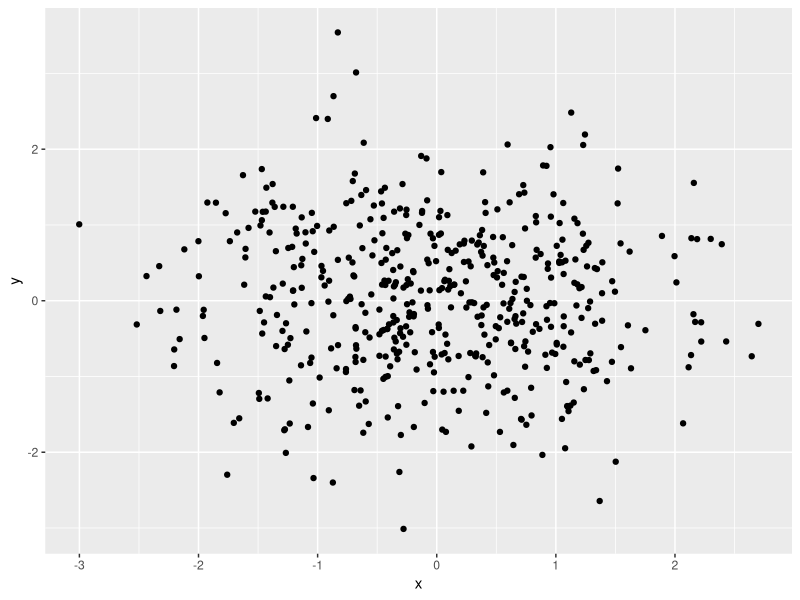

Here is the R script that generated this plot:
## ---- chunk 1
library(tidyverse)
set.seed(1)
# Question: Is this set.seed() here necessary?
# Question: Can I just get any character/factor vector? Or something else is required?
Part1Question1 = tibble(
  x = rnorm(8),
  y = x > 0,
  z = c("rnorm1", "rnorm2", "rnorm3", "rnorm4", "rnorm5", "rnorm6", "rnorm7", "rnorm8"),
  a = factor(c("level1", "level2","level3", "level1", "level2", "level3", "level1", "level2")))

# Question: Is this correct and am I on the right track?

# Now take the mean of each vector in the data frame.

mean_x = mean(pull(Part1Question1, x))
mean_y = mean(pull(Part1Question1, y))
mean_z = mean(pull(Part1Question1, z))
mean_a = mean(pull(Part1Question1, a))

## ---- chunk 2

# Now use the as.numeric function.
# Show the chuck but not the output.

 # Question: How do I keep both the name of the code chuck and the command together?
 # Question: What if I want to only hide the result of as.numeric part?
########################
# separate this part to hide the result but show the code chuck.

numeric_y = as.numeric(pull(Part1Question1, y)) 
numeric_z = as.numeric(pull(Part1Question1, z))
numeric_a = as.numeric(pull(Part1Question1, a))

## ---- chunk 3


numeric_y_1 = numeric_y * pull(Part1Question1, x)
    # Question: What do the question mean by random sample by the result?
factor_y = as.factor(pull(Part1Question1, y))

####### ATTENTION #########
factor_y_1 = factor_y * pull(Part1Question1, x)
###########################

numeric_y_2 = as.numeric(factor_y_1)
numeric_y_3 = numeric_y_2 * pull(Part1Question1, x)

## ---- chunk 4

set.seed(10)
# Question: Do I need another set.seed()?
# If I have a set.seed() here will it make x and y the same outputs?

Question2 = tibble(
  x = rnorm(500),
  y = rnorm(500),
  z = x + y > 1,
  a = as.numeric(z),
  b = as.factor(z))

# Dataframe created.

## ---- chunk 5
# Question: How do I find proportion?

# When I used prop.table(table(pull(Question2, z)))
# Here the error message is :
  ### Error in table(Question2, z): object 'z' not found Calls: <Anonymous> ... withVisible -> eval -> eval -> prop.table -> pull -> table Execution halted
# However, this updated version does run, but gave me two numbers in return but this should be one only.
# WHY????

# Scatterplot:
## Question: Does this mean y vs x? OR x vs y?
## Question: Can I directly use x and y in this ggplot function?
ggplot(Question2, aes(x = x, y = y)) + geom_point()

#####
# What is "color points using the logical variable (adding color = ... inside of aes in your ggplot code should help). Make a second and third scatterplot that color points using the numeric and factor variables, respectively, and comment on the color scales."
# What is "Export your first scatterplot to your project directory using ggsave."
##### 

